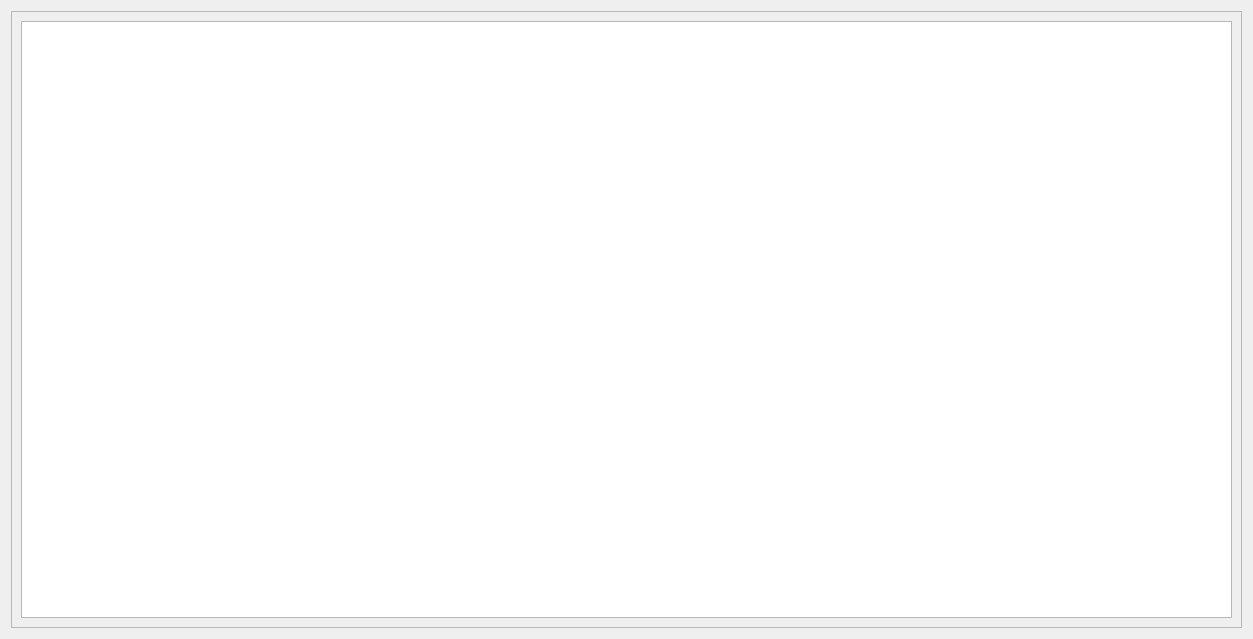
<?xml version="1.0" encoding="UTF-8"?>
<ui version="4.0">
 <class>MerchantPage</class>
 <widget class="QWidget" name="MerchantPage">
  <property name="geometry">
   <rect>
    <x>0</x>
    <y>0</y>
    <width>1253</width>
    <height>639</height>
   </rect>
  </property>
  <property name="windowTitle">
   <string>Merchants</string>
  </property>
  <layout class="QGridLayout" name="gridLayout">
   <item row="0" column="0">
    <widget class="QFrame" name="frame">
     <property name="frameShape">
      <enum>QFrame::StyledPanel</enum>
     </property>
     <property name="frameShadow">
      <enum>QFrame::Raised</enum>
     </property>
     <layout class="QHBoxLayout" name="horizontalLayout">
      <item>
       <widget class="QTextBrowser" name="textBrowser"/>
      </item>
     </layout>
    </widget>
   </item>
  </layout>
 </widget>
 <resources>
  <include location="../bitcoin.qrc"/>
 </resources>
 <connections/>
</ui>
